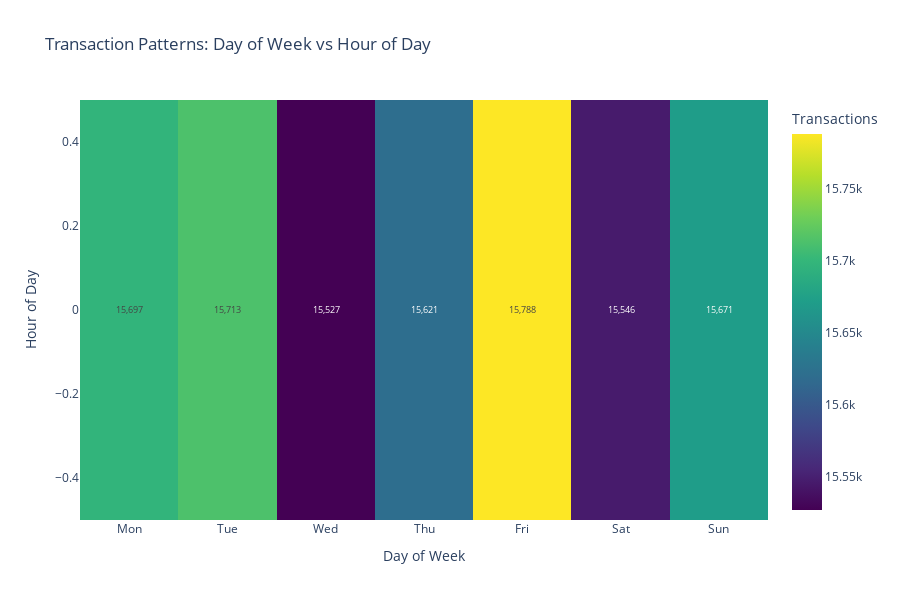

Notebook code for this chart:
### Markdown cell above
### Transaction Time Heatmap

### Code cell
transaction_time_heatmap_query = "SELECT * FROM gold.analytics_transaction_time_patterns"
transaction_time_heatmap_df = fetch_data(transaction_time_heatmap_query)

pivot = transaction_time_heatmap_df.pivot_table(
    values='transaction_count',
    index='transaction_hour',
    columns='day_of_week',
    aggfunc='sum'
)

# Day names
day_names = ['Mon', 'Tue', 'Wed', 'Thu', 'Fri', 'Sat', 'Sun']
pivot.columns = day_names

fig = go.Figure(data=go.Heatmap(
    z=pivot.values,
    x=pivot.columns,
    y=pivot.index,
    colorscale='Viridis',
    text=pivot.values,
    texttemplate='%{text:,.0f}',
    textfont={"size": 9},
    hovertemplate='<b>%{x}</b><br>Hour: %{y}<br>Transactions: %{z:,}<extra></extra>',
    colorbar=dict(title="Transactions")
))

fig.update_layout(
    title="Transaction Patterns: Day of Week vs Hour of Day",
    xaxis_title="Day of Week",
    yaxis_title="Hour of Day",
    height=600
)

fig.show()

### Figure 1 — Plotly figure (JSON) as saved in the notebook; plotly's stock layout.template omitted (floating-point values rounded to 4 significant figures)
{"data": [{"colorbar": {"title": {"text": "Transactions"}}, "colorscale": [[0, "#440154"], [0.1111, "#482878"], [0.2222, "#3e4989"], [0.3333, "#31688e"], [0.4444, "#26828e"], [0.5556, "#1f9e89"], [0.6667, "#35b779"], [0.7778, "#6ece58"], [0.8889, "#b5de2b"], [1, "#fde725"]], "hovertemplate": "<b>%{x}</b><br>Hour: %{y}<br>Transactions: %{z:,}<extra></extra>", "text": [[15697, 15713, 15527, 15621, 15788, 15546, 15671]], "textfont": {"size": 9}, "texttemplate": "%{text:,.0f}", "type": "heatmap", "x": ["Mon", "Tue", "Wed", "Thu", "Fri", "Sat", "Sun"], "y": [0.0], "z": [[15697, 15713, 15527, 15621, 15788, 15546, 15671]]}], "layout": {"height": 600, "title": {"text": "Transaction Patterns: Day of Week vs Hour of Day"}, "xaxis": {"title": {"text": "Day of Week"}}, "yaxis": {"title": {"text": "Hour of Day"}}}}
